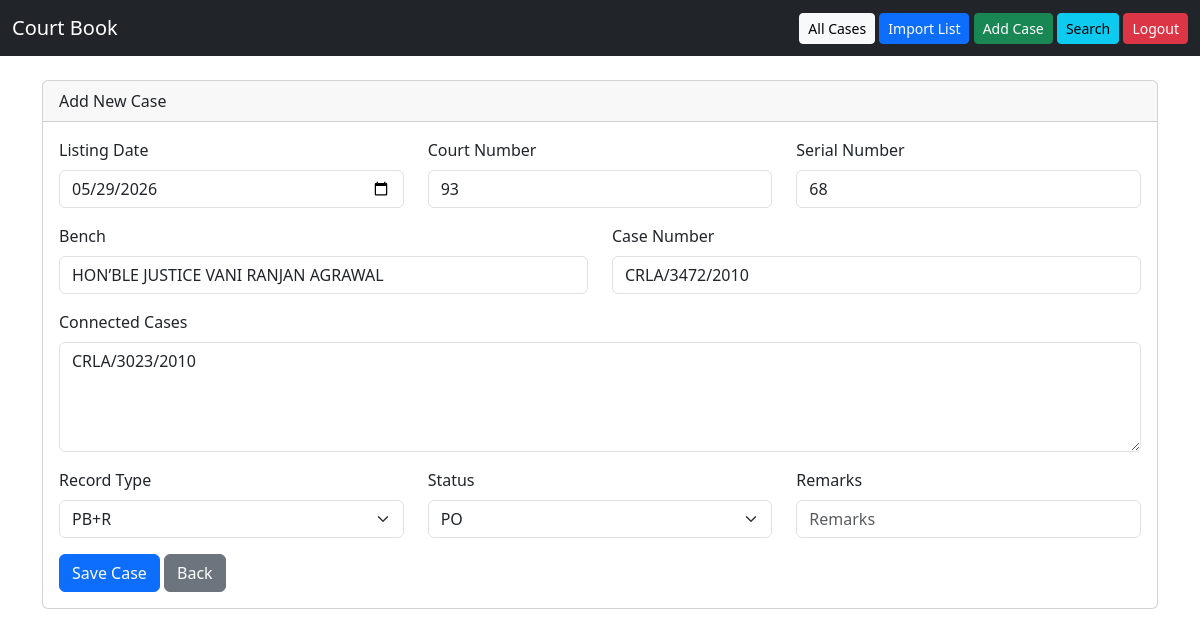
Page /edit-case/46 (signed in) on the committed database.
### app.py (models this page shows)
class Case(db.Model):
    id = db.Column(db.Integer, primary_key=True)
    listing_date = db.Column(db.String(20))
    court_no = db.Column(db.String(20))
    bench = db.Column(db.String(200))
    serial_no = db.Column(db.String(20))
    case_no = db.Column(db.String(200))
    connected_cases = db.Column(db.Text)
    record_type = db.Column(db.String(50))
    status = db.Column(db.String(20), default='PO')
    received = db.Column(db.Boolean, default=False)
    remarks = db.Column(db.Text)
    created_at = db.Column(db.DateTime, default=datetime.utcnow)
    bc_received = db.Column(db.Boolean, default=False)
    jr_received = db.Column(db.Boolean, default=False)

### app.py (the view, shortened to what this page needs)
@app.route('/edit-case/<int:case_id>', methods=['GET', 'POST'])
@login_required
def edit_case(case_id):
    case = Case.query.get_or_404(case_id)
    return render_template(
        'add_case.html',
        case=case
    )

### app.py (called while the page is built)
@login_manager.user_loader
def load_user(user_id):
    return User.query.get(int(user_id))

@app.context_processor
def inject_user():
    return dict(current_user=current_user)

### templates/add_case.html (shortened to what this page needs)
{% extends 'base.html' %}
{% block content %}
<div class="card">
    <div class="card-header">
        Add New Case
    </div>
    <div class="card-body">
        <form method="POST">
            <div class="row">
                <div class="col-md-4 mb-3">
                    <label class="form-label">
                        Listing Date
                    </label>
                    <input type="date"
                           name="listing_date"
                           class="form-control"
                           value="{{ case.listing_date if case else '' }}">
                </div>
                <div class="col-md-4 mb-3">
                    <label class="form-label">
                        Court Number
                    </label>
                    <input type="text"
                           name="court_no"
                           class="form-control"
                           placeholder="Court No."
                           value="{{ case.court_no if case else '' }}">
                </div>
                <div class="col-md-4 mb-3">
                    <label class="form-label">
                        Serial Number
                    </label>
                    <input type="text"
                           name="serial_no"
                           class="form-control"
                           placeholder="Serial No."
                           value="{{ case.serial_no if case else '' }}">
                </div>
                <div class="col-md-6 mb-3">
                    <label class="form-label">
                        Bench
                    </label>
                    <input type="text"
                           name="bench"
                           class="form-control"
                           placeholder="Bench Name"
                           value="{{ case.bench if case else '' }}">
                </div>
                <div class="col-md-6 mb-3">
                    <label class="form-label">
                        Case Number
                    </label>
                    <input type="text"
                           name="case_no"
                           class="form-control"
                           placeholder="CRLA/545/2010"
                           value="{{ case.case_no if case else '' }}">
                </div>
                <div class="col-md-12 mb-3">
                    <label class="form-label">
                        Connected Cases
                    </label>
                    <textarea name="connected_cases"
                              class="form-control"
                              rows="4"
                              placeholder="WITH CRLA/277/2010">{{ case.connected_cases if case else '' }}</textarea>
                </div>
                <div class="col-md-4 mb-3">
                    <label class="form-label">
                        Record Type
                    </label>
                    <select name="record_type"
                            class="form-select">
                        <option value="PB+R"
                        {% if case and case.record_type == 'PB+R' %}
                        selected
                        {% endif %}
                        >
                        PB+R
                        </option>
                    </select>
                </div>
                <div class="col-md-4 mb-3">
                    <label class="form-label">
                        Status
                    </label>
                    <select name="status"
                            class="form-select">
                        <option value="PO"
                        {% if case and case.status == 'PO' %}
                        selected
                        {% endif %}
                        >
                        PO
                        </option>
                    </select>
                </div>
                <div class="col-md-4 mb-3">
                    <label class="form-label">
                        Remarks
                    </label>
                    <input type="text"
                           name="remarks"
                           class="form-control"
                           placeholder="Remarks"
                           value="{{ case.remarks if case else '' }}">
                </div>
            </div>
            <button type="submit"
                    class="btn btn-primary">
                Save Case
            </button>
            <a href="/"
               class="btn btn-secondary">
               Back
            </a>
        </form>
    </div>
</div>
{% endblock %}

### rows in the picture
Case: listing_date "05/29/2026", court_no "93", serial_no "68", bench "HON’BLE JUSTICE VANI RANJAN AGRAWAL", case_no "CRLA/3472/2010", connected_cases "CRLA/3023/2010", record_type "PB+R", status "PO"
